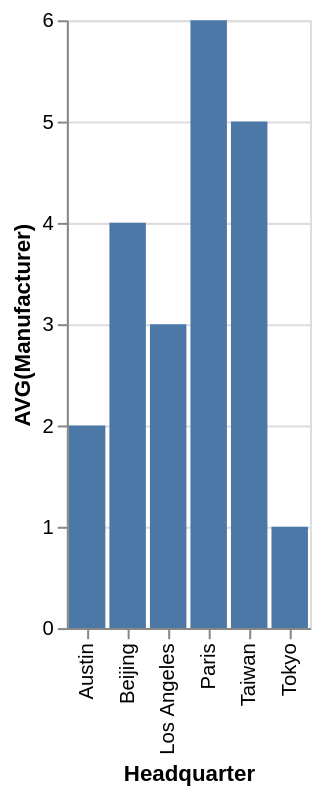

Describe this chart as a Vega-Lite specification.
### Vega-Lite specification from a JSON file in a GitHub repository (floating-point values rounded to 4 significant figures)
{"data": {"values": [{"x_data": "Austin", "y_data": 2}, {"x_data": "Beijing", "y_data": 4}, {"x_data": "Los Angeles", "y_data": 3}, {"x_data": "Paris", "y_data": 6}, {"x_data": "Taiwan", "y_data": 5}, {"x_data": "Tokyo", "y_data": 1}]}, "mark": "bar", "encoding": {"x": {"field": "x_data", "type": "nominal", "title": "Headquarter", "sort": "ascending"}, "y": {"field": "y_data", "type": "quantitative", "title": "AVG(Manufacturer)"}}}
